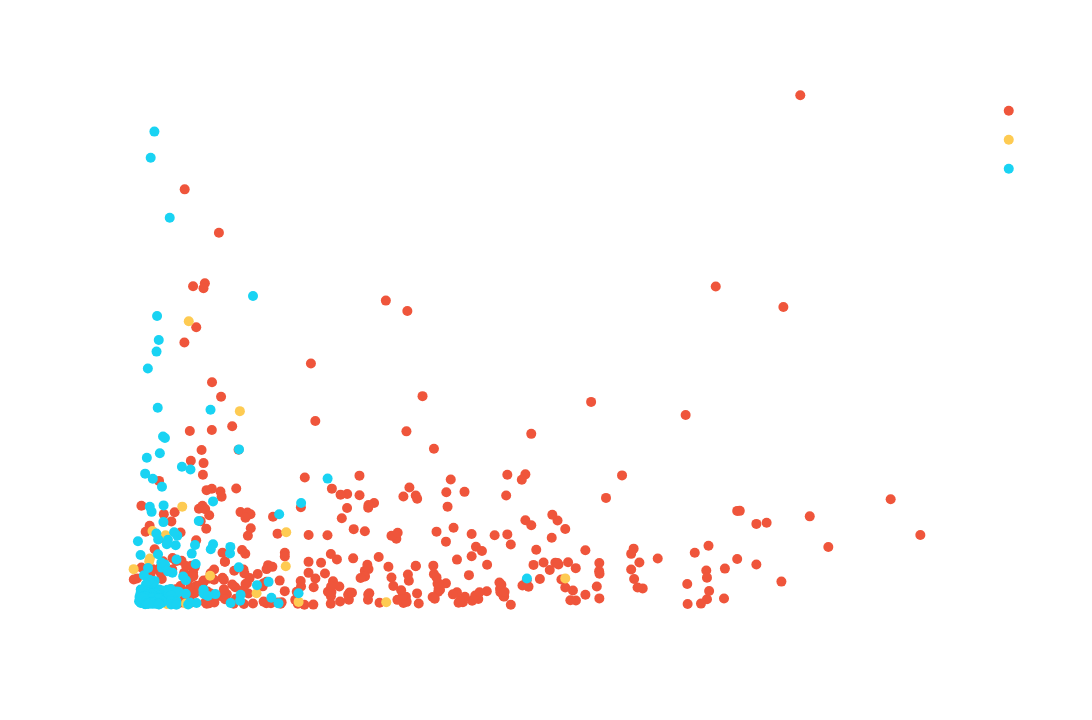

This figure's notebook cell:
### Code cell
fig = px.scatter(test2, x="Budget", y="Total_des_entrées", color='pays',hover_data=['titre'],color_discrete_sequence=["#EF553B", "#FECB52", "#19D3F3"])
fig.update_traces(marker_size=10)
fig.update_layout(width=1280,
                  height=720,
                  font_size=20,
                  paper_bgcolor='rgba(0,0,0,0)',
                  plot_bgcolor='rgba(0,0,0,0)',
                  font_color='white',
                  font_family='Calibri(Corps)'
                  
                  
    )
fig.show()

### Figure 1 — Plotly figure (JSON) as saved in the notebook; plotly's stock layout.template omitted (floating-point values rounded to 4 significant figures; data arrays with more than 128 entries replaced by an {"elided": "..."} marker saying what was removed)
{"data": [{"customdata": {"elided": "369x1 mixed values"}, "hovertemplate": "pays=USA<br>Budget=%{x}<br>Total_des_entrées=%{y}<br>titre=%{customdata[0]}<extra></extra>", "legendgroup": "USA", "marker": {"color": "#EF553B", "size": 10, "symbol": "circle"}, "mode": "markers", "name": "USA", "orientation": "v", "showlegend": true, "type": "scatter", "x": {"elided": "369 float values"}, "xaxis": "x", "y": {"elided": "369 int values"}, "yaxis": "y"}, {"customdata": [["LES ANIMAUX FANTASTIQUES - LES... "], ["MOONRAKER"], ["RIEN QUE POUR VOS YEUX"], ["HIGHLANDER"], ["LE DISCOURS D'UN ROI"], ["L'ESPION QUI M'AIMAIT"], ["ON NE VIT QUE DEUX FOIS"], ["OPERATION TONNERRE"], ["LES CANONS DE NAVARONE"], ["4 MARIAGES & 1 ENTERREMENT"], ["THE FULL MONTY LE GRAND JEU"], ["LE PONT DE LA RIVIERE KWAI"], ["GOLDFINGER"], ["MAD MAX 2"], ["LE BAL DES VAMPIRES"], ["BONS BAISERS DE RUSSIE"], ["JAMES BOND 007 CONTRE DR. NO"], ["POUR UNE POIGNEE DE DOLLARS"], ["LA VIE EST BELLE"], ["GREYSTOKE LA LEGENDE DE TARZAN"], ["BARRY LYNDON"], ["DEUX SUPERS-FLICS !"], ["7 ANS DE MALHEUR.!."], ["PAIN, AMOUR ...ET JALOUSIE"], ["ULYSSE"], ["ROME, VILLE OUVERTE"], ["RIZ AMER"]], "hovertemplate": "pays=Autre<br>Budget=%{x}<br>Total_des_entrées=%{y}<br>titre=%{customdata[0]}<extra></extra>", "legendgroup": "Autre", "marker": {"color": "#FECB52", "size": 10, "symbol": "circle"}, "mode": "markers", "name": "Autre", "orientation": "v", "showlegend": true, "type": "scatter", "x": [238.9, 140.5, 92.38, 43.76, 20.01, 69.3, 85.35, 85.6, 60.12, 12.12, 6.541, 32.04, 28.47, 6.218, 17.25, 19.25, 10.68, 1.756, 10.31, 6.122, 9.116, 8.338, 25.19, 15.66, 15.74, 30.42, 22.35], "xaxis": "x", "y": [4044234, 3171274, 3181840, 4141221, 3107159, 3500993, 4489541, 5734877, 10181324, 5781246, 3513776, 13476469, 6675782, 3625481, 3411078, 5624399, 4772909, 4383331, 4673696, 3466560, 3475185, 3433101, 3484322, 3466401, 3290958, 3119626, 3118642], "yaxis": "y"}, {"customdata": {"elided": "190x1 str values"}, "hovertemplate": "pays=FRA<br>Budget=%{x}<br>Total_des_entrées=%{y}<br>titre=%{customdata[0]}<extra></extra>", "legendgroup": "FRA", "marker": {"color": "#19D3F3", "size": 10, "symbol": "circle"}, "mode": "markers", "name": "FRA", "orientation": "v", "showlegend": true, "type": "scatter", "x": {"elided": "190 float values"}, "xaxis": "x", "y": {"elided": "190 int values"}, "yaxis": "y"}], "layout": {"font": {"color": "white", "family": "Calibri(Corps)", "size": 20}, "height": 720, "legend": {"title": {"text": "pays"}, "tracegroupgap": 0}, "margin": {"t": 60}, "paper_bgcolor": "rgba(0,0,0,0)", "plot_bgcolor": "rgba(0,0,0,0)", "width": 1280, "xaxis": {"anchor": "y", "domain": [0, 1], "title": {"text": "Budget"}}, "yaxis": {"anchor": "x", "domain": [0, 1], "title": {"text": "Total_des_entrées"}}}}
